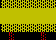

This is a level from a 2D game, rendered from its Tiled map with the project's own tilesets. A one-line summary and the complete map file follow:
An orthogonal 7x5 tile map with 8x8 px tiles, 1 tile layer (Tile Layer 1).

<map version="1.8" tiledversion="1.8.4" orientation="orthogonal" renderorder="right-down" width="7" height="5" tilewidth="8" tileheight="8" infinite="0" nextlayerid="2" nextobjectid="1">
 <tileset firstgid="1" source="../tileset/tileset.tsx" />
 <layer id="1" name="Tile Layer 1" width="7" height="5">
  <data encoding="csv">
166,163,163,163,163,163,163,
7,7,7,7,7,7,7,
7,7,7,7,7,7,7,
166,163,163,163,163,163,163,
1,56,1,1,1,56,1
</data>
 </layer>
</map>
